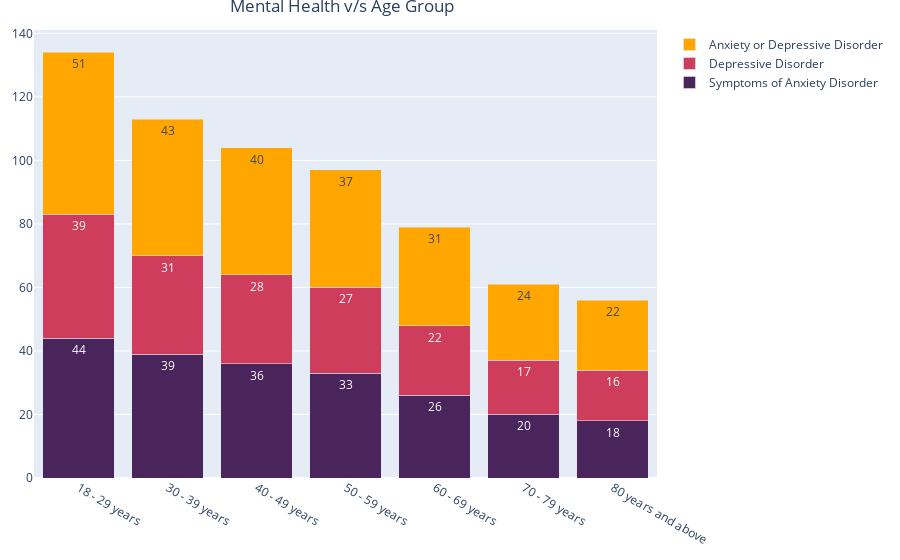

This figure's notebook cell:
### Code cell
fig = go.Figure()

fig.add_trace(go.Bar(
    x=ms1['subgroup'],
    y=ms1['value'],
    name='Symptoms of Anxiety Disorder',
    marker_color='#49255c', text= ms1['value'],textposition='auto'
))

fig.add_trace(go.Bar(
    x=ms2['subgroup'],
    y=ms2['value'],
    name='Depressive Disorder',
    marker_color='#ce3e5c', text= ms2['value'], textposition='auto' 
))

fig.add_trace(go.Bar(
    x=ms3['subgroup'],
    y=ms3['value'],
    name='Anxiety or Depressive Disorder',
    marker_color='#ffa600', text= ms3['value'], textposition='auto' 
))

fig.update_layout(barmode = 'stack',margin=dict(l=30, r=30, t=30, b=30),
    title={'text': "Mental Health v/s Age Group",'y':1,'x':0.38,'xanchor': 'center', 'yanchor': 'top'})

fig.show()

### Figure 1 — Plotly figure (JSON) as saved in the notebook; plotly's stock layout.template omitted (floating-point values rounded to 4 significant figures)
{"data": [{"marker": {"color": "#49255c"}, "name": "Symptoms of Anxiety Disorder", "text": [44, 39, 36, 33, 26, 20, 18], "textposition": "auto", "type": "bar", "x": ["18 - 29 years", "30 - 39 years", "40 - 49 years", "50 - 59 years", "60 - 69 years", "70 - 79 years", "80 years and above"], "y": [44, 39, 36, 33, 26, 20, 18]}, {"marker": {"color": "#ce3e5c"}, "name": "Depressive Disorder", "text": [39, 31, 28, 27, 22, 17, 16], "textposition": "auto", "type": "bar", "x": ["18 - 29 years", "30 - 39 years", "40 - 49 years", "50 - 59 years", "60 - 69 years", "70 - 79 years", "80 years and above"], "y": [39, 31, 28, 27, 22, 17, 16]}, {"marker": {"color": "#ffa600"}, "name": "Anxiety or Depressive Disorder", "text": [51, 43, 40, 37, 31, 24, 22], "textposition": "auto", "type": "bar", "x": ["18 - 29 years", "30 - 39 years", "40 - 49 years", "50 - 59 years", "60 - 69 years", "70 - 79 years", "80 years and above"], "y": [51, 43, 40, 37, 31, 24, 22]}], "layout": {"barmode": "stack", "margin": {"b": 30, "l": 30, "r": 30, "t": 30}, "title": {"text": "Mental Health v/s Age Group", "x": 0.38, "xanchor": "center", "y": 1, "yanchor": "top"}}}
